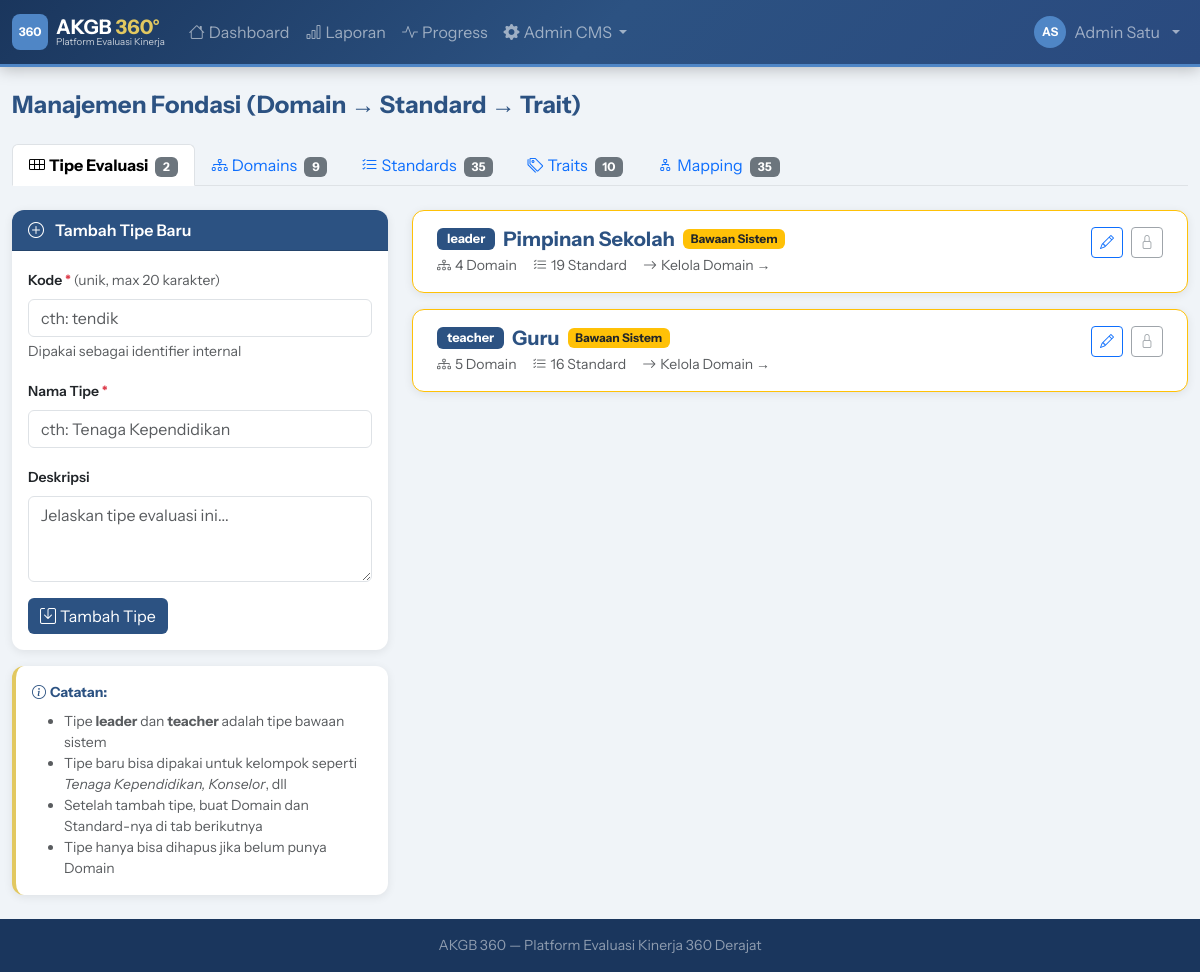
/demo/admin/foundation.php (signed in), run on the app's committed database.
### tables this page shows
CREATE TABLE `eval_types` (
  `id` int NOT NULL AUTO_INCREMENT,
  `code` varchar(20) NOT NULL,
  `name` varchar(100) NOT NULL,
  PRIMARY KEY (`id`),
  UNIQUE KEY `code` (`code`)
);

### public_html/demo/includes/db.php (called while the page is built, shortened)
<?php
class Database {
    private static ?PDO $instance = null;
    public static function getInstance(): PDO {
        if (self::$instance === null) {
            $dsn = "mysql:host=" . DB_HOST . ";dbname=" . DB_NAME . ";charset=" . DB_CHARSET;
            $options = [
                PDO::ATTR_ERRMODE            => PDO::ERRMODE_EXCEPTION,
                PDO::ATTR_DEFAULT_FETCH_MODE => PDO::FETCH_ASSOC,
                PDO::ATTR_EMULATE_PREPARES   => false,
            ];
            try {
                self::$instance = new PDO($dsn, DB_USER, DB_PASS, $options);
            } catch (PDOException $e) {
                die(json_encode(['error' => 'Database connection failed: ' . $e->getMessage()]));
            }
        }
        return self::$instance;
    }
    public static function query(string $sql, array $params = []): PDOStatement {
        $stmt = self::getInstance()->prepare($sql);
        $stmt->execute($params);
        return $stmt;
    }
    public static function fetchAll(string $sql, array $params = []): array {
        return self::query($sql, $params)->fetchAll();
    }
}

### public_html/demo/includes/functions.php (called while the page is built, shortened)
<?php
function h(string $s = ''): string {
    return htmlspecialchars($s, ENT_QUOTES, 'UTF-8');
}

### public_html/demo/admin/foundation.php (the view, shortened to what this page needs)
<?php
require_once __DIR__ . '/../includes/db.php';
require_once __DIR__ . '/../includes/functions.php';
require_once __DIR__ . '/../includes/layout.php';
$tab    = $_GET['tab'] ?? 'evaltypes';
$evalTypes = Database::fetchAll("SELECT et.*, COUNT(DISTINCT d.id) as domain_count, COUNT(DISTINCT s.id) as standard_count FROM eval_types et LEFT JOIN domains d ON d.eval_type_id = et.id LEFT JOIN standards s ON s.domain_id = d.id GROUP BY et.id, et.code, et.name ORDER BY et.id");
$domains   = Database::fetchAll("
    SELECT d.*, et.name as eval_type_name,
           COUNT(s.id) as standard_count
    FROM domains d
    JOIN eval_types et ON d.eval_type_id = et.id
    LEFT JOIN standards s ON s.domain_id = d.id
    GROUP BY d.id, d.eval_type_id, d.code, d.name, d.description, d.order_num, et.name
    ORDER BY d.eval_type_id, d.order_num, d.id
");
$standards = Database::fetchAll("
    SELECT s.*, d.name as domain_name, d.code as domain_code,
           et.name as eval_type_name, et.id as eval_type_id,
           COUNT(q.id) as question_count
    FROM standards s
    JOIN domains d ON s.domain_id = d.id
    JOIN eval_types et ON d.eval_type_id = et.id
    LEFT JOIN questions q ON q.standard_id = s.id
    GROUP BY s.id, s.domain_id, s.name, s.description, s.extended_description,
             s.order_num, d.name, d.code, et.name, et.id
    ORDER BY et.id, d.order_num, s.order_num
");
$traits = Database::fetchAll("SELECT * FROM traits ORDER BY code");
$mappingSummary = Database::fetchAll("
    SELECT s.id, s.name, s.order_num,
           d.name as domain_name, d.order_num as domain_order,
           et.name as eval_type_name, et.id as eval_type_id,
           COUNT(st.trait_id) as trait_count
    FROM standards s
    JOIN domains d ON s.domain_id = d.id
    JOIN eval_types et ON d.eval_type_id = et.id
    LEFT JOIN standard_traits st ON st.standard_id = s.id
    GROUP BY s.id, s.name, s.order_num, d.name, d.order_num, et.name, et.id
    ORDER BY et.id, d.order_num, s.order_num
");
$editEvalType = isset($_GET['edit_evaltype'])
    ? Database::fetchOne("SELECT * FROM eval_types WHERE id=?", [(int)$_GET['edit_evaltype']])
    : null;
$tabs = [
    'evaltypes' => ['bi-grid-3x2',   'Tipe Evaluasi'],
    'domains'   => ['bi-diagram-3',  'Domains'],
    'standards' => ['bi-list-check', 'Standards'],
    'traits'    => ['bi-tags',       'Traits'],
    'mapping'   => ['bi-diagram-2',  'Mapping'],
];
ob_start(); ?>
<ul class="nav nav-tabs mb-4">
  <?php foreach ($tabs as $key => [$icon, $label]): ?>
  <li class="nav-item">
    <a class="nav-link <?= $tab===$key?'active fw-bold':'' ?>" href="?tab=<?= $key ?>">
      <i class="bi <?= $icon ?> me-1"></i><?= $label ?>
      <?php $count = match($key) {
        'evaltypes' => count($evalTypes),
        'domains'   => count($domains),
        'standards' => count($standards),
        'traits'    => count($traits),
        'mapping'   => count($mappingSummary),
        default     => 0,
      }; ?>
      <span class="badge bg-secondary ms-1"><?= $count ?></span>
    </a>
  </li>
  <?php endforeach; ?>
</ul>
<?php if ($tab === 'evaltypes'): ?>
<div class="row g-4">
  <div class="col-md-4">
    <div class="card">
      <div class="card-header <?= $editEvalType ? 'gold' : '' ?>">
        <i class="bi bi-<?= $editEvalType ? 'pencil' : 'plus-circle' ?> me-2"></i>
        <?= $editEvalType ? 'Edit Tipe Evaluasi' : 'Tambah Tipe Baru' ?>
      </div>
      <div class="card-body">
        <form method="POST">
          <div class="mb-3">
            <label class="form-label fw-semibold small">
              Kode <span class="text-danger">*</span>
              <span class="text-muted fw-normal">(unik, max 20 karakter)</span>
            </label>
            <input type="text" name="code" class="form-control" required maxlength="20"
              placeholder="cth: tendik"
              value="<?= h($editEvalType['code'] ?? '') ?>">
            <div class="form-text">Dipakai sebagai identifier internal</div>
          </div>
          <div class="mb-3">
            <label class="form-label fw-semibold small">Nama Tipe <span class="text-danger">*</span></label>
            <input type="text" name="name" class="form-control" required
              placeholder="cth: Tenaga Kependidikan"
              value="<?= h($editEvalType['name'] ?? '') ?>">
          </div>
          <div class="mb-3">
            <label class="form-label fw-semibold small">Deskripsi</label>
            <textarea name="description" class="form-control" rows="3"
              placeholder="Jelaskan tipe evaluasi ini..."><?= h($editEvalType['description'] ?? '') ?></textarea>
          </div>
          <div class="d-flex gap-2">
            <button type="submit" class="btn btn-navy">
              <i class="bi bi-save me-1"></i><?= $editEvalType ? 'Simpan' : 'Tambah Tipe' ?>
            </button>
          </div>
        </form>
      </div>
    </div>
    <div class="card mt-3" style="border-left:4px solid var(--ktb-gold)">
      <div class="card-body py-3 small text-muted">
        <strong class="text-navy"><i class="bi bi-info-circle me-1"></i>Catatan:</strong>
        <ul class="mt-2 mb-0">
          <li>Tipe <strong>leader</strong> dan <strong>teacher</strong> adalah tipe bawaan sistem</li>
          <li>Tipe baru bisa dipakai untuk kelompok seperti <em>Tenaga Kependidikan, Konselor</em>, dll</li>
          <li>Setelah tambah tipe, buat Domain dan Standard-nya di tab berikutnya</li>
          <li>Tipe hanya bisa dihapus jika belum punya Domain</li>
        </ul>
      </div>
    </div>
  </div>
  <div class="col-md-8">
    <div class="row g-3">
      <?php foreach ($evalTypes as $et):
        $isBuiltIn = in_array($et['code'], ['leader','teacher']);
      ?>
      <div class="col-12">
        <div class="card border <?= $isBuiltIn ? 'border-warning' : '' ?>">
          <div class="card-body py-3 px-4">
            <div class="d-flex justify-content-between align-items-start">
              <div>
                <div class="d-flex align-items-center gap-2 mb-1">
                  <span class="badge" style="background:var(--ktb-navy);font-size:.8rem;padding:5px 10px">
                    <?= h($et['code']) ?>
                  </span>
                  <h5 class="mb-0 fw-bold text-navy"><?= h($et['name']) ?></h5>
                  <?php if ($isBuiltIn): ?>
                  <span class="badge bg-warning text-dark small">Bawaan Sistem</span>
                  <?php endif; ?>
                </div>
                <div class="d-flex gap-3 small text-muted">
                  <span><i class="bi bi-diagram-3 me-1"></i><?= $et['domain_count'] ?> Domain</span>
                  <span><i class="bi bi-list-check me-1"></i><?= $et['standard_count'] ?> Standard</span>
                  <span>
                    <a href="?tab=domains" class="text-decoration-none text-muted">
                      <i class="bi bi-arrow-right me-1"></i>Kelola Domain →
                    </a>
                  </span>
                </div>
              </div>
              <div class="d-flex gap-2">
                <a href="?tab=evaltypes&edit_evaltype=<?= $et['id'] ?>"
                   class="btn btn-sm btn-outline-primary">
                  <i class="bi bi-pencil"></i>
                </a>
                <?php if (!$isBuiltIn): ?>
                <form method="POST" class="d-inline">
                  <input type="hidden" name="action" value="delete_evaltype">
                  <input type="hidden" name="evaltype_id" value="<?= $et['id'] ?>">
                  <button class="btn btn-sm btn-outline-danger"
                    data-confirm="Hapus tipe '<?= h($et['name']) ?>'?">
                    <i class="bi bi-trash"></i>
                  </button>
                </form>
                <?php else: ?>
                <button class="btn btn-sm btn-outline-secondary" disabled title="Tipe bawaan tidak bisa dihapus">
                  <i class="bi bi-lock"></i>
                </button>
                <?php endif; ?>
              </div>
            </div>
          </div>
        </div>
      </div>
      <?php endforeach; ?>
    </div>
  </div>
</div>
<?php endif;  ?>

### public_html/demo/assets/css/style.css (style rules this page uses)
:root { --ktb-navy: #2C5282; --ktb-navy-dark: #1A365D; --ktb-navy-light: #2A4A7F; --ktb-blue: #4F86C6; --ktb-blue-light: #6B9FD4; --ktb-blue-dark: #3A6FA8; --ktb-gold: #E2C860; --ktb-gold-light: #EDF2F7; --ktb-sunshade: #ff9a31; --ktb-aqua: #F0F4F8; --ktb-platinum: #C3D9ED; --ktb-gray: #F0F4F8; }
body { background: var(--ktb-aqua); min-height: 100vh; display: flex; flex-direction: column; font-family: 'Instrument Sans', 'Segoe UI', system-ui, sans-serif; }
.text-navy { color: var(--ktb-navy) !important; }
.card { border: none; box-shadow: 0 2px 10px rgba(0,0,0,.08); border-radius: 12px; }
.card-header { background: var(--ktb-navy); color: white; border-radius: 12px 12px 0 0 !important; font-weight: 600; }
.btn-navy { background: var(--ktb-navy); color: white; border: none; }

### data on the page
eval_types: code "leader", name "Pimpinan Sekolah", shows "Bawaan Sistem", domain_count "4", standard_count "19"
eval_types: code "teacher", name "Guru", shows "Bawaan Sistem", domain_count "5", standard_count "16"

### other printed values
$initials "AS"
$name "Admin Satu"
$title "Manajemen Fondasi (Domain → Standard → Trait)"
$label "Tipe Evaluasi"
$count "2"
$label "Domains"
$count "9"
$label "Standards"
$count "35"
$label "Traits"
$count "10"
$label "Mapping"
